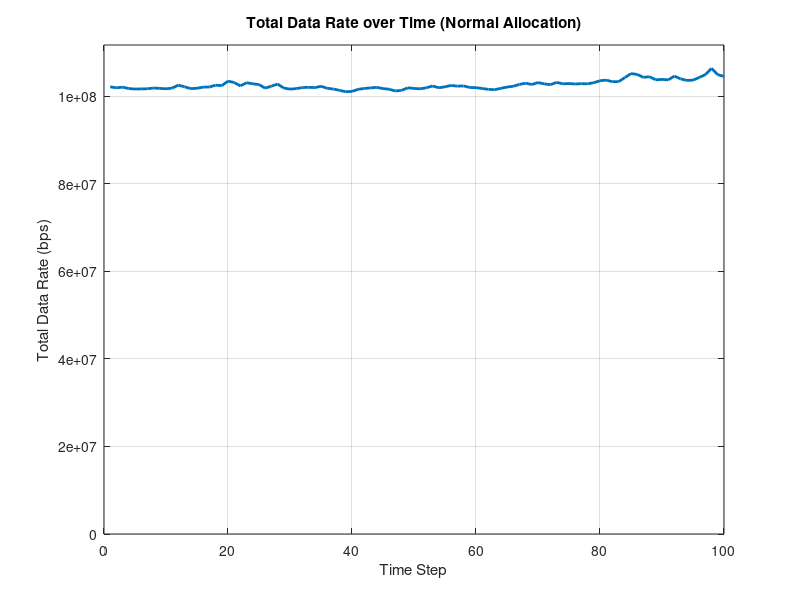

Write MATLAB code to recreate this figure.
T = 100;
num_RU = 3;
UERU = 5;
total_UE = UERU * num_RU;
user_RU = zeros(1, total_UE); % RU index for every user

num_RB = 20;
B = 200e3;
P = 0.3;
sigmsqr = 10^((-173 - 30)/10);
eta = 2;
predicted_len = 5;

rayleigh_gain = ones(total_UE, num_RB);

% Location
locrux = [-5, 0, 5];
locruy = [-5, 0, 5];
locux = randn(1, total_UE) * 10;
locuy = randn(1, total_UE) * 10;

trajectory_x = zeros(T, total_UE); % shape(T, total_UE)
trajectory_y = zeros(T, total_UE);
trajectory_x(1,:) = locux;
trajectory_y(1,:) = locuy;

for t = 1:T
    for i = 1:total_UE
        move_x = -1 + 2 * rand();  % np.random.uniform(-1, 1)
        move_y = -1 + 2 * rand();
        trajectory_x(t, i) = trajectory_x(max(t-1,1), i) + move_x;
        trajectory_y(t, i) = trajectory_y(max(t-1,1), i) + move_y;
    end
end

distance = zeros(T, total_UE, num_RU);
for t = 1:T
    for i = 1:total_UE
        temp = zeros(1, num_RU);
        for j = 1:num_RU
            dis = sqrt((trajectory_x(t,i) - locrux(j))^2 + (trajectory_y(t,i) - locruy(j))^2);
            temp(j) = dis;
            distance(t,i,j) = dis;
        end
        [~, user_RU(i)] = min(temp);
    end
end

% NORMAL
rb_counts = randi([0, 5], 1, total_UE); % initial allocation
e_norm = zeros(total_UE, num_RB);

for i = 1:total_UE
    count = rb_counts(i);
    if count > 0
        selected_rbs = randperm(num_RB, count); 
        e_norm(i, selected_rbs) = 1;
    end
end

record_norm = [];
for t = 1:100
    data_rate = zeros(1, total_UE);
    for n = 1:total_UE
        for k = 1:num_RB
            if e_norm(n, k) == 1
                signal = P * distance(t, n, user_RU(n))^(-eta) * rayleigh_gain(n, k);

                interference = 0;
                for others = 1:total_UE
                    if others ~= n && e_norm(others, k) == 1
                        if user_RU(others) ~= user_RU(n)
                            interference = interference + ...
                                P * distance(t, others)^(-eta) * rayleigh_gain(others, k);
                        end
                    end
                end

                SINR = signal / (interference + sigmsqr);
                data_rate(n) = data_rate(n) + B * log(1 + SINR);
            end
        end
    end

    record_norm = [record_norm, sum(data_rate)];
end

figure;
plot(1:T, record_norm, 'LineWidth', 2);
xlabel('Time Step');
ylabel('Total Data Rate (bps)');
title('Total Data Rate over Time (Normal Allocation)');
grid on;
ylim([0, max(record_norm)*1.05]);  % 纵轴从0到最大值稍微放大一点

